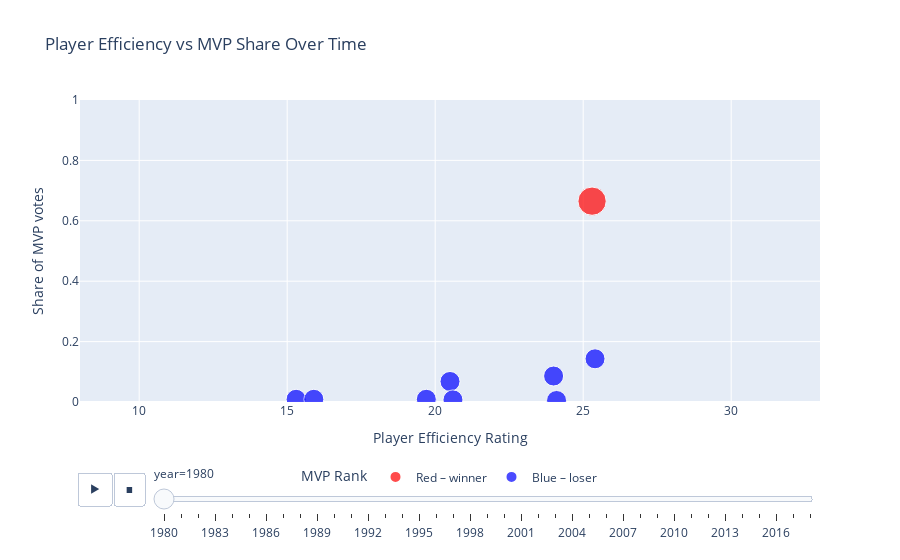

The notebook cell saved with this chart:
### Markdown cell above
# Create a plotly visualisation
 with sliders for "Year", the winners of the MVP award in red, and the PER (Player Efficiency Rating)
 Hover tool tips show more information such as player name, team, points per game, and other box score statistics

### Code cell
# Ensure 'Rank' is treated as string
df['Rank'] = df['Rank'].astype(str)

# Assign color and size based on Rank
df['Color'] = df['Rank'].apply(lambda x: 'Red – winner' if x == '1' else 'Blue – loser')
df['Size'] = df['Rank'].apply(lambda x: 16 if x == '1' else 8)

# Create Plotly scatter plot
fig = px.scatter(
    df,
    x='player_efficiency_rating',
    y='Share',
    animation_frame='year',
    color='Color',
    size='Size',
    color_discrete_map={
        'Red – winner': 'red',
        'Blue – loser': 'blue'
    },
    hover_data={
        'Player': True,
        'Age': True,
        'team': True,
        'PTS': True,
        'TRB': True,
        'AST': True,
        'STL': True,
        'BLK': True,
        'FG%': True,
        '3P%': True,
        'FT%': True,
        'G': True,
        'W/L%': True,
        'Color': False,
        'Rank': False,
        'year': False
    },
    labels={
        'player_efficiency_rating': 'Player Efficiency Rating',
        'Share': 'Share of MVP votes'
    },
    title='Player Efficiency vs MVP Share Over Time'
)

# Set fixed axis ranges
fig.update_layout(
    xaxis=dict(range=[8, 33]),
    yaxis=dict(range=[0, 1]),
    legend_title_text='MVP Rank',
    legend=dict(
        orientation='h',
        x=0.5,
        xanchor='center',
        y=-0.2
    )
)

fig.show()

### Figure 1 — Plotly figure (JSON) as saved in the notebook; plotly's stock layout.template omitted (floating-point values rounded to 4 significant figures)
{"data": [{"customdata": [["Kareem Abdul-Jabbar", 32, "Los Angeles Lakers", 24.8, 10.8, 4.5, 1, 3.4, 0.604, 0, 0.765, 82, 0.732, "Red – winner", "1", 1980]], "hovertemplate": "Player Efficiency Rating=%{x}<br>Share of MVP votes=%{y}<br>Size=%{marker.size}<br>Player=%{customdata[0]}<br>Age=%{customdata[1]}<br>team=%{customdata[2]}<br>PTS=%{customdata[3]}<br>TRB=%{customdata[4]}<br>AST=%{customdata[5]}<br>STL=%{customdata[6]}<br>BLK=%{customdata[7]}<br>FG%=%{customdata[8]}<br>3P%=%{customdata[9]}<br>FT%=%{customdata[10]}<br>G=%{customdata[11]}<br>W/L%=%{customdata[12]}<extra></extra>", "legendgroup": "Red – winner", "marker": {"color": "red", "size": [16], "sizemode": "area", "sizeref": 0.04, "symbol": "circle"}, "mode": "markers", "name": "Red – winner", "orientation": "v", "showlegend": true, "type": "scatter", "x": [25.3], "xaxis": "x", "y": [0.665], "yaxis": "y"}, {"customdata": [["Julius Erving", 29, "Philadelphia 76ers", 26.9, 7.4, 4.6, 2.2, 1.8, 0.519, 0.2, 0.787, 78, 0.72, "Blue – loser", "2", 1980], ["George Gervin", 27, "San Antonio Spurs", 33.1, 5.2, 2.6, 1.4, 1, 0.528, 0.314, 0.852, 78, 0.5, "Blue – loser", "3", 1980], ["Larry Bird", 23, "Boston Celtics", 21.3, 10.4, 4.5, 1.7, 0.6, 0.474, 0.406, 0.836, 82, 0.744, "Blue – loser", "4", 1980], ["Tiny Archibald", 31, "Boston Celtics", 14.1, 2.5, 8.4, 1.3, 0.1, 0.482, 0.222, 0.83, 80, 0.744, "Blue – loser", "5T", 1980], ["Dennis Johnson", 25, "Seattle SuperSonics", 19, 5.1, 4.1, 1.8, 1, 0.422, 0.207, 0.78, 81, 0.683, "Blue – loser", "5T", 1980], ["Dan Roundfield", 26, "Atlanta Hawks", 16.5, 10.3, 2.3, 1.2, 1.7, 0.499, 0, 0.71, 81, 0.61, "Blue – loser", "5T", 1980], ["Gus Williams", 26, "Seattle SuperSonics", 22.1, 3.4, 4.8, 2.4, 0.5, 0.482, 0.194, 0.788, 82, 0.683, "Blue – loser", "8", 1980], ["Moses Malone", 24, "Houston Rockets", 25.8, 14.5, 1.8, 1, 1.3, 0.502, 0, 0.719, 82, 0.5, "Blue – loser", "9", 1980]], "hovertemplate": "Player Efficiency Rating=%{x}<br>Share of MVP votes=%{y}<br>Size=%{marker.size}<br>Player=%{customdata[0]}<br>Age=%{customdata[1]}<br>team=%{customdata[2]}<br>PTS=%{customdata[3]}<br>TRB=%{customdata[4]}<br>AST=%{customdata[5]}<br>STL=%{customdata[6]}<br>BLK=%{customdata[7]}<br>FG%=%{customdata[8]}<br>3P%=%{customdata[9]}<br>FT%=%{customdata[10]}<br>G=%{customdata[11]}<br>W/L%=%{customdata[12]}<extra></extra>", "legendgroup": "Blue – loser", "marker": {"color": "blue", "size": [8, 8, 8, 8, 8, 8, 8, 8], "sizemode": "area", "sizeref": 0.04, "symbol": "circle"}, "mode": "markers", "name": "Blue – loser", "orientation": "v", "showlegend": true, "type": "scatter", "x": [25.4, 24, 20.5, 15.3, 15.9, 19.7, 20.6, 24.1], "xaxis": "x", "y": [0.143, 0.086, 0.068, 0.009, 0.009, 0.009, 0.007, 0.005], "yaxis": "y"}], "layout": {"legend": {"itemsizing": "constant", "orientation": "h", "title": {"text": "MVP Rank"}, "tracegroupgap": 0, "x": 0.5, "xanchor": "center", "y": -0.2}, "sliders": [{"active": 0, "currentvalue": {"prefix": "year="}, "len": 0.9, "pad": {"b": 10, "t": 60}, "steps": [{"args": [["1980"], {"frame": {"duration": 0, "redraw": false}, "fromcurrent": true, "mode": "immediate", "transition": {"duration": 0, "easing": "linear"}}], "label": "1980", "method": "animate"}, {"args": [["1981"], {"frame": {"duration": 0, "redraw": false}, "fromcurrent": true, "mode": "immediate", "transition": {"duration": 0, "easing": "linear"}}], "label": "1981", "method": "animate"}, {"args": [["1982"], {"frame": {"duration": 0, "redraw": false}, "fromcurrent": true, "mode": "immediate", "transition": {"duration": 0, "easing": "linear"}}], "label": "1982", "method": "animate"}, {"args": [["1983"], {"frame": {"duration": 0, "redraw": false}, "fromcurrent": true, "mode": "immediate", "transition": {"duration": 0, "easing": "linear"}}], "label": "1983", "method": "animate"}, {"args": [["1984"], {"frame": {"duration": 0, "redraw": false}, "fromcurrent": true, "mode": "immediate", "transition": {"duration": 0, "easing": "linear"}}], "label": "1984", "method": "animate"}, {"args": [["1985"], {"frame": {"duration": 0, "redraw": false}, "fromcurrent": true, "mode": "immediate", "transition": {"duration": 0, "easing": "linear"}}], "label": "1985", "method": "animate"}, {"args": [["1986"], {"frame": {"duration": 0, "redraw": false}, "fromcurrent": true, "mode": "immediate", "transition": {"duration": 0, "easing": "linear"}}], "label": "1986", "method": "animate"}, {"args": [["1987"], {"frame": {"duration": 0, "redraw": false}, "fromcurrent": true, "mode": "immediate", "transition": {"duration": 0, "easing": "linear"}}], "label": "1987", "method": "animate"}, {"args": [["1988"], {"frame": {"duration": 0, "redraw": false}, "fromcurrent": true, "mode": "immediate", "transition": {"duration": 0, "easing": "linear"}}], "label": "1988", "method": "animate"}, {"args": [["1989"], {"frame": {"duration": 0, "redraw": false}, "fromcurrent": true, "mode": "immediate", "transition": {"duration": 0, "easing": "linear"}}], "label": "1989", "method": "animate"}, {"args": [["1990"], {"frame": {"duration": 0, "redraw": false}, "fromcurrent": true, "mode": "immediate", "transition": {"duration": 0, "easing": "linear"}}], "label": "1990", "method": "animate"}, {"args": [["1991"], {"frame": {"duration": 0, "redraw": false}, "fromcurrent": true, "mode": "immediate", "transition": {"duration": 0, "easing": "linear"}}], "label": "1991", "method": "animate"}, {"args": [["1992"], {"frame": {"duration": 0, "redraw": false}, "fromcurrent": true, "mode": "immediate", "transition": {"duration": 0, "easing": "linear"}}], "label": "1992", "method": "animate"}, {"args": [["1993"], {"frame": {"duration": 0, "redraw": false}, "fromcurrent": true, "mode": "immediate", "transition": {"duration": 0, "easing": "linear"}}], "label": "1993", "method": "animate"}, {"args": [["1994"], {"frame": {"duration": 0, "redraw": false}, "fromcurrent": true, "mode": "immediate", "transition": {"duration": 0, "easing": "linear"}}], "label": "1994", "method": "animate"}, {"args": [["1995"], {"frame": {"duration": 0, "redraw": false}, "fromcurrent": true, "mode": "immediate", "transition": {"duration": 0, "easing": "linear"}}], "label": "1995", "method": "animate"}, {"args": [["1996"], {"frame": {"duration": 0, "redraw": false}, "fromcurrent": true, "mode": "immediate", "transition": {"duration": 0, "easing": "linear"}}], "label": "1996", "method": "animate"}, {"args": [["1997"], {"frame": {"duration": 0, "redraw": false}, "fromcurrent": true, "mode": "immediate", "transition": {"duration": 0, "easing": "linear"}}], "label": "1997", "method": "animate"}, {"args": [["1998"], {"frame": {"duration": 0, "redraw": false}, "fromcurrent": true, "mode": "immediate", "transition": {"duration": 0, "easing": "linear"}}], "label": "1998", "method": "animate"}, {"args": [["1999"], {"frame": {"duration": 0, "redraw": false}, "fromcurrent": true, "mode": "immediate", "transition": {"duration": 0, "easing": "linear"}}], "label": "1999", "method": "animate"}, {"args": [["2000"], {"frame": {"duration": 0, "redraw": false}, "fromcurrent": true, "mode": "immediate", "transition": {"duration": 0, "easing": "linear"}}], "label": "2000", "method": "animate"}, {"args": [["2001"], {"frame": {"duration": 0, "redraw": false}, "fromcurrent": true, "mode": "immediate", "transition": {"duration": 0, "easing": "linear"}}], "label": "2001", "method": "animate"}, {"args": [["2002"], {"frame": {"duration": 0, "redraw": false}, "fromcurrent": true, "mode": "immediate", "transition": {"duration": 0, "easing": "linear"}}], "label": "2002", "method": "animate"}, {"args": [["2003"], {"frame": {"duration": 0, "redraw": false}, "fromcurrent": true, "mode": "immediate", "transition": {"duration": 0, "easing": "linear"}}], "label": "2003", "method": "animate"}, {"args": [["2004"], {"frame": {"duration": 0, "redraw": false}, "fromcurrent": true, "mode": "immediate", "transition": {"duration": 0, "easing": "linear"}}], "label": "2004", "method": "animate"}, {"args": [["2005"], {"frame": {"duration": 0, "redraw": false}, "fromcurrent": true, "mode": "immediate", "transition": {"duration": 0, "easing": "linear"}}], "label": "2005", "method": "animate"}, {"args": [["2006"], {"frame": {"duration": 0, "redraw": false}, "fromcurrent": true, "mode": "immediate", "transition": {"duration": 0, "easing": "linear"}}], "label": "2006", "method": "animate"}, {"args": [["2007"], {"frame": {"duration": 0, "redraw": false}, "fromcurrent": true, "mode": "immediate", "transition": {"duration": 0, "easing": "linear"}}], "label": "2007", "method": "animate"}, {"args": [["2008"], {"frame": {"duration": 0, "redraw": false}, "fromcurrent": true, "mode": "immediate", "transition": {"duration": 0, "easing": "linear"}}], "label": "2008", "method": "animate"}, {"args": [["2009"], {"frame": {"duration": 0, "redraw": false}, "fromcurrent": true, "mode": "immediate", "transition": {"duration": 0, "easing": "linear"}}], "label": "2009", "method": "animate"}, {"args": [["2010"], {"frame": {"duration": 0, "redraw": false}, "fromcurrent": true, "mode": "immediate", "transition": {"duration": 0, "easing": "linear"}}], "label": "2010", "method": "animate"}, {"args": [["2011"], {"frame": {"duration": 0, "redraw": false}, "fromcurrent": true, "mode": "immediate", "transition": {"duration": 0, "easing": "linear"}}], "label": "2011", "method": "animate"}, {"args": [["2012"], {"frame": {"duration": 0, "redraw": false}, "fromcurrent": true, "mode": "immediate", "transition": {"duration": 0, "easing": "linear"}}], "label": "2012", "method": "animate"}, {"args": [["2013"], {"frame": {"duration": 0, "redraw": false}, "fromcurrent": true, "mode": "immediate", "transition": {"duration": 0, "easing": "linear"}}], "label": "2013", "method": "animate"}, {"args": [["2014"], {"frame": {"duration": 0, "redraw": false}, "fromcurrent": true, "mode": "immediate", "transition": {"duration": 0, "easing": "linear"}}], "label": "2014", "method": "animate"}, {"args": [["2015"], {"frame": {"duration": 0, "redraw": false}, "fromcurrent": true, "mode": "immediate", "transition": {"duration": 0, "easing": "linear"}}], "label": "2015", "method": "animate"}, {"args": [["2016"], {"frame": {"duration": 0, "redraw": false}, "fromcurrent": true, "mode": "immediate", "transition": {"duration": 0, "easing": "linear"}}], "label": "2016", "method": "animate"}, {"args": [["2017"], {"frame": {"duration": 0, "redraw": false}, "fromcurrent": true, "mode": "immediate", "transition": {"duration": 0, "easing": "linear"}}], "label": "2017", "method": "animate"}, {"args": [["2018"], {"frame": {"duration": 0, "redraw": false}, "fromcurrent": true, "mode": "immediate", "transition": {"duration": 0, "easing": "linear"}}], "label": "2018", "method": "animate"}], "x": 0.1, "xanchor": "left", "y": 0, "yanchor": "top"}], "title": {"text": "Player Efficiency vs MVP Share Over Time"}, "updatemenus": [{"buttons": [{"args": [null, {"frame": {"duration": 500, "redraw": false}, "fromcurrent": true, "mode": "immediate", "transition": {"duration": 500, "easing": "linear"}}], "label": "&#9654;", "method": "animate"}, {"args": [[null], {"frame": {"duration": 0, "redraw": false}, "fromcurrent": true, "mode": "immediate", "transition": {"duration": 0, "easing": "linear"}}], "label": "&#9724;", "method": "animate"}], "direction": "left", "pad": {"r": 10, "t": 70}, "showactive": false, "type": "buttons", "x": 0.1, "xanchor": "right", "y": 0, "yanchor": "top"}], "xaxis": {"anchor": "y", "domain": [0, 1], "range": [8, 33], "title": {"text": "Player Efficiency Rating"}}, "yaxis": {"anchor": "x", "domain": [0, 1], "range": [0, 1], "title": {"text": "Share of MVP votes"}}}}
